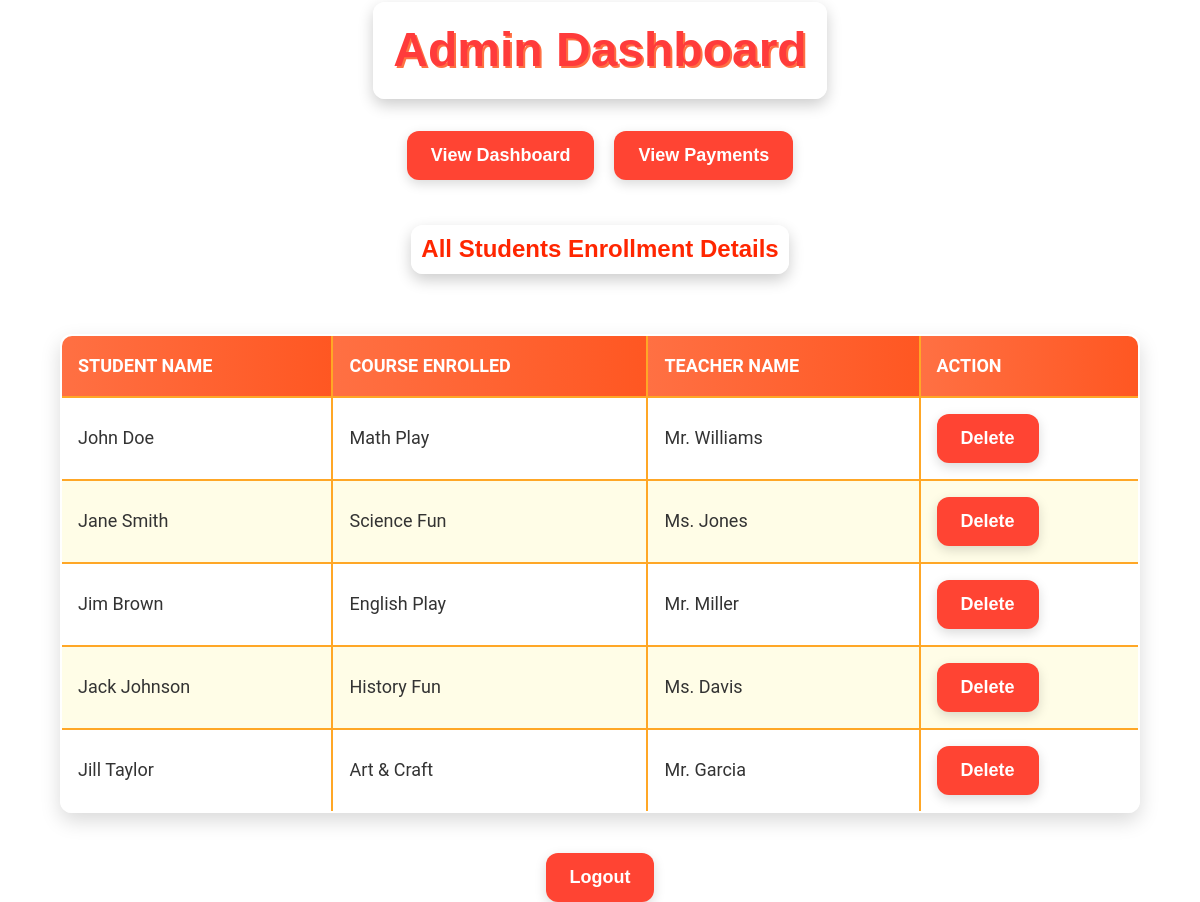
The app's page /admindashboard.php with its own data.
### tables this page shows
CREATE TABLE students (
    student_id INT AUTO_INCREMENT PRIMARY KEY,
    first_name VARCHAR(100) NOT NULL,
    last_name VARCHAR(100) NOT NULL,
    dob DATE NOT NULL,
    parent_name VARCHAR(100) NOT NULL,
    contact_number VARCHAR(15) NOT NULL,
    address VARCHAR(255) NOT NULL
);

CREATE TABLE courses (
    course_id INT AUTO_INCREMENT PRIMARY KEY,
    course_name VARCHAR(100) NOT NULL,
    description TEXT NOT NULL,
    duration VARCHAR(50) NOT NULL
);

CREATE TABLE teachers (
    teacher_id INT AUTO_INCREMENT PRIMARY KEY,
    first_name VARCHAR(100) NOT NULL,
    last_name VARCHAR(100) NOT NULL,
    subject VARCHAR(100) NOT NULL,
    hire_date DATE NOT NULL,
    contact_number VARCHAR(15) NOT NULL
);

### admindashboard.php (the view, shortened to what this page needs)
<?php
include('config.php');
$sql = "
        SELECT s.first_name AS student_first_name, s.last_name AS student_last_name,
               c.course_name,
               t.first_name AS teacher_first_name, t.last_name AS teacher_last_name,
               s.student_id
        FROM students s
        JOIN enrollment e ON s.student_id = e.student_id
        JOIN courses c ON e.course_id = c.course_id
        JOIN teachers t ON c.course_id = t.teacher_id
";
$result = $conn->query($sql);
?>
<!DOCTYPE html>
<html lang="en">
<head>
    <link rel="stylesheet" href="assets/css/styles.css">
</head>
<body>
    <h1>Admin Dashboard</h1>
    <br>
    <div class="button-container">
    <a href="dashboard.php"><button>View Dashboard</button></a>
    <a href="payments.php"><button>View Payments</button></a>
    </div>
    <br>
    <h2>All Students Enrollment Details</h2>
    <table>
        <thead>
            <tr>
                <th>Student Name</th>
                <th>Course Enrolled</th>
                <th>Teacher Name</th>
                <th>Action</th>
            </tr>
        </thead>
        <tbody>
            <?php while ($row = $result->fetch_assoc()) { ?>
                <tr>
                    <td><?php echo $row['student_first_name'] . " " . $row['student_last_name']; ?></td>
                    <td><?php echo $row['course_name']; ?></td>
                    <td><?php echo $row['teacher_first_name'] . " " . $row['teacher_last_name']; ?></td>
                    <td>
                        <a href="admindashboard.php?delete=<?php echo $row['student_id']; ?>" onclick="return confirm('Are you sure you want to delete this student?');">
                            <button>Delete</button>
                        </a>
                    </td>
                </tr>
            <?php } ?>
        </tbody>
    </table>
    <div class="button-container">
        <a href="index.php"><button>Logout</button></a>
    </div>
</body>
</html>

### assets/css/styles.css (style rules this page uses)
body { font-family: 'Roboto', sans-serif; background-image: url('https://www.shutterstock.com/image-vector/vector-children-play-together-kinder-600nw-1881451687.jpg'); background-size: cover; background-repeat: no-repeat; margin: 0; padding: 0; color: #333; text-align: center; line-height: 1.6; overflow-x: hidden; }
h1 { font-size: 3rem; color: #ff3b3b; font-family: 'Verdana', Geneva, Tahoma, sans-serif; background: rgba(255, 255, 255, 0.95); padding: 10px 20px; border-radius: 12px; margin: 2px auto; display: inline-block; box-shadow: 0 6px 15px rgba(0, 0, 0, 0.2); text-shadow: 2px 2px #ff7043; }
h2 { font-size: 1.5rem; color: #ff2600; font-family: 'Verdana', Geneva, Tahoma, sans-serif; background: rgba(255, 255, 255, 0.95); padding: 5px 10px; border-radius: 12px; display: inline-block; box-shadow: 0 6px 15px rgba(0, 0, 0, 0.2); }
.button-container { display: flex; flex-wrap: wrap; justify-content: center; gap: 20px; margin-top: 30px; }
button { background: #FF4433; color: white; padding: 14px 24px; cursor: pointer; font-size: 18px; border-radius: 12px; border: none; font-weight: bold; box-shadow: 0 4px 12px rgba(0, 0, 0, 0.15); transition: transform 0.3s, box-shadow 0.3s, background 0.3s; }
table { width: 90%; margin: 40px auto; border-collapse: collapse; background: rgba(255, 255, 255, 0.95); box-shadow: 0 8px 20px rgba(0, 0, 0, 0.15); border-radius: 12px; overflow: hidden; }
table, th, td { border: 2px solid #ffa726; }
th, td { padding: 16px; text-align: left; font-size: 18px; color: #333; }
table th { background: linear-gradient(90deg, #ff7043, #ff5722); color: white; font-weight: bold; text-transform: uppercase; }
table tr:nth-child(even) { background-color: #fffde7; }

### records on screen
students: first_name "John", last_name "Doe", courses.course_name "Math Play", teachers.first_name "Mr.", teachers.last_name "Williams"
students: first_name "Jane", last_name "Smith", courses.course_name "Science Fun", teachers.first_name "Ms.", teachers.last_name "Jones"
students: first_name "Jim", last_name "Brown", courses.course_name "English Play", teachers.first_name "Mr.", teachers.last_name "Miller"
students: first_name "Jack", last_name "Johnson", courses.course_name "History Fun", teachers.first_name "Ms.", teachers.last_name "Davis"
students: first_name "Jill", last_name "Taylor", courses.course_name "Art & Craft", teachers.first_name "Mr.", teachers.last_name "Garcia"
